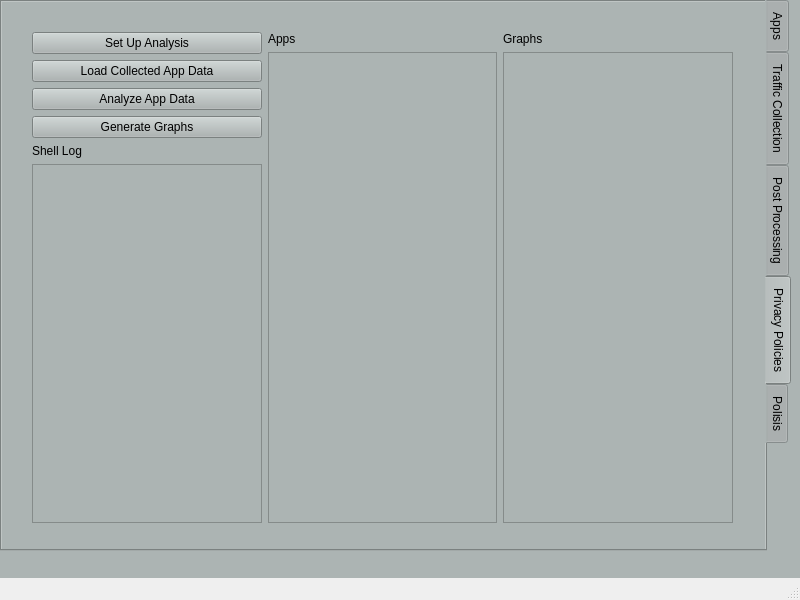
<?xml version="1.0" encoding="UTF-8"?>
<ui version="4.0">
 <class>MainWindow</class>
 <widget class="QMainWindow" name="MainWindow">
  <property name="geometry">
   <rect>
    <x>0</x>
    <y>0</y>
    <width>800</width>
    <height>600</height>
   </rect>
  </property>
  <property name="windowTitle">
   <string>MainWindow</string>
  </property>
  <property name="autoFillBackground">
   <bool>true</bool>
  </property>
  <widget class="QWidget" name="centralwidget">
   <property name="styleSheet">
    <string notr="true">background-color: rgb(172, 180, 179)</string>
   </property>
   <widget class="QWidget" name="horizontalLayoutWidget">
    <property name="geometry">
     <rect>
      <x>0</x>
      <y>0</y>
      <width>791</width>
      <height>551</height>
     </rect>
    </property>
    <layout class="QHBoxLayout" name="horizontalLayout">
     <item>
      <widget class="QTabWidget" name="tabWidget">
       <property name="sizePolicy">
        <sizepolicy hsizetype="Expanding" vsizetype="Expanding">
         <horstretch>0</horstretch>
         <verstretch>0</verstretch>
        </sizepolicy>
       </property>
       <property name="layoutDirection">
        <enum>Qt::LeftToRight</enum>
       </property>
       <property name="autoFillBackground">
        <bool>false</bool>
       </property>
       <property name="styleSheet">
        <string notr="true"/>
       </property>
       <property name="tabPosition">
        <enum>QTabWidget::East</enum>
       </property>
       <property name="currentIndex">
        <number>3</number>
       </property>
       <property name="tabsClosable">
        <bool>false</bool>
       </property>
       <property name="tabBarAutoHide">
        <bool>false</bool>
       </property>
       <widget class="QWidget" name="a_apps">
        <property name="styleSheet">
         <string notr="true"/>
        </property>
        <attribute name="title">
         <string>Apps</string>
        </attribute>
        <widget class="QFrame" name="app_layout_object">
         <property name="geometry">
          <rect>
           <x>110</x>
           <y>100</y>
           <width>601</width>
           <height>391</height>
          </rect>
         </property>
         <property name="sizePolicy">
          <sizepolicy hsizetype="Maximum" vsizetype="Maximum">
           <horstretch>0</horstretch>
           <verstretch>0</verstretch>
          </sizepolicy>
         </property>
         <layout class="QHBoxLayout" name="app_layout">
          <property name="sizeConstraint">
           <enum>QLayout::SetMaximumSize</enum>
          </property>
          <item>
           <widget class="QTableWidget" name="app_list_table">
            <property name="sizePolicy">
             <sizepolicy hsizetype="Expanding" vsizetype="Expanding">
              <horstretch>0</horstretch>
              <verstretch>0</verstretch>
             </sizepolicy>
            </property>
            <property name="rowCount">
             <number>0</number>
            </property>
            <property name="columnCount">
             <number>2</number>
            </property>
            <column/>
            <column/>
           </widget>
          </item>
          <item>
           <layout class="QFormLayout" name="formLayout">
            <property name="sizeConstraint">
             <enum>QLayout::SetMaximumSize</enum>
            </property>
            <item row="0" column="1">
             <widget class="QLabel" name="label">
              <property name="sizePolicy">
               <sizepolicy hsizetype="Maximum" vsizetype="Preferred">
                <horstretch>0</horstretch>
                <verstretch>0</verstretch>
               </sizepolicy>
              </property>
              <property name="maximumSize">
               <size>
                <width>16777215</width>
                <height>20</height>
               </size>
              </property>
              <property name="font">
               <font>
                <pointsize>13</pointsize>
               </font>
              </property>
              <property name="text">
               <string>App Corpus Configuration</string>
              </property>
             </widget>
            </item>
            <item row="1" column="1">
             <widget class="QPushButton" name="set_ovrseen_base_path">
              <property name="sizePolicy">
               <sizepolicy hsizetype="Preferred" vsizetype="Fixed">
                <horstretch>0</horstretch>
                <verstretch>0</verstretch>
               </sizepolicy>
              </property>
              <property name="text">
               <string>Choose OVRSeen Directory</string>
              </property>
             </widget>
            </item>
            <item row="2" column="1">
             <widget class="QPushButton" name="load_dataset_file">
              <property name="sizePolicy">
               <sizepolicy hsizetype="Preferred" vsizetype="Fixed">
                <horstretch>0</horstretch>
                <verstretch>0</verstretch>
               </sizepolicy>
              </property>
              <property name="text">
               <string>Load Dataset File</string>
              </property>
             </widget>
            </item>
            <item row="3" column="1">
             <widget class="QLabel" name="label_2">
              <property name="sizePolicy">
               <sizepolicy hsizetype="Maximum" vsizetype="Preferred">
                <horstretch>0</horstretch>
                <verstretch>0</verstretch>
               </sizepolicy>
              </property>
              <property name="maximumSize">
               <size>
                <width>16777215</width>
                <height>20</height>
               </size>
              </property>
              <property name="font">
               <font>
                <pointsize>13</pointsize>
               </font>
              </property>
              <property name="text">
               <string>Dataset Files:</string>
              </property>
             </widget>
            </item>
            <item row="4" column="1">
             <widget class="QListWidget" name="dataset_files">
              <property name="sizePolicy">
               <sizepolicy hsizetype="Preferred" vsizetype="Expanding">
                <horstretch>0</horstretch>
                <verstretch>0</verstretch>
               </sizepolicy>
              </property>
             </widget>
            </item>
            <item row="5" column="1">
             <widget class="QLabel" name="ovrseen_directory">
              <property name="sizePolicy">
               <sizepolicy hsizetype="Maximum" vsizetype="Expanding">
                <horstretch>0</horstretch>
                <verstretch>0</verstretch>
               </sizepolicy>
              </property>
              <property name="maximumSize">
               <size>
                <width>16777215</width>
                <height>20</height>
               </size>
              </property>
              <property name="font">
               <font>
                <pointsize>13</pointsize>
               </font>
              </property>
              <property name="text">
               <string>TextLabel</string>
              </property>
              <property name="alignment">
               <set>Qt::AlignLeading|Qt::AlignLeft|Qt::AlignVCenter</set>
              </property>
             </widget>
            </item>
           </layout>
          </item>
         </layout>
        </widget>
       </widget>
       <widget class="QWidget" name="a_trafficcollection">
        <attribute name="title">
         <string>Traffic Collection</string>
        </attribute>
        <widget class="QWidget" name="horizontalLayoutWidget_2">
         <property name="geometry">
          <rect>
           <x>30</x>
           <y>40</y>
           <width>681</width>
           <height>461</height>
          </rect>
         </property>
         <layout class="QHBoxLayout" name="traffic_collection_layout_internal">
          <item>
           <layout class="QFormLayout" name="formLayout_2">
            <property name="verticalSpacing">
             <number>6</number>
            </property>
            <item row="0" column="1">
             <widget class="QPushButton" name="clear_antmonitor_data">
              <property name="sizePolicy">
               <sizepolicy hsizetype="Minimum" vsizetype="Preferred">
                <horstretch>0</horstretch>
                <verstretch>0</verstretch>
               </sizepolicy>
              </property>
              <property name="maximumSize">
               <size>
                <width>16777215</width>
                <height>20</height>
               </size>
              </property>
              <property name="text">
               <string>Clear Antmonitor Data</string>
              </property>
             </widget>
            </item>
            <item row="1" column="1">
             <widget class="QPushButton" name="frida_libs">
              <property name="sizePolicy">
               <sizepolicy hsizetype="Preferred" vsizetype="Preferred">
                <horstretch>0</horstretch>
                <verstretch>0</verstretch>
               </sizepolicy>
              </property>
              <property name="maximumSize">
               <size>
                <width>16777215</width>
                <height>20</height>
               </size>
              </property>
              <property name="text">
               <string>Download Frida Libs</string>
              </property>
             </widget>
            </item>
            <item row="2" column="1">
             <widget class="QPushButton" name="unity_so_files">
              <property name="toolTip">
               <string>Click this to let the app find your downloaded unity so files, please select the directory of the unity so files zip</string>
              </property>
              <property name="text">
               <string>Move Unity Folder</string>
              </property>
             </widget>
            </item>
            <item row="3" column="1">
             <widget class="QPushButton" name="connect_oculus">
              <property name="text">
               <string>Connect to Oculus</string>
              </property>
             </widget>
            </item>
            <item row="6" column="1">
             <widget class="QTextEdit" name="textEdit_2">
              <property name="readOnly">
               <bool>true</bool>
              </property>
              <property name="markdown">
               <string>For additional information follow along with the traffic collection tab on the
wiki, however this automates many of the tasks required.

</string>
              </property>
             </widget>
            </item>
            <item row="4" column="1">
             <widget class="QPushButton" name="app_blacklist">
              <property name="toolTip">
               <string>Sets the list of apps that won't be used for traffic collection</string>
              </property>
              <property name="text">
               <string>Set App Blacklist</string>
              </property>
             </widget>
            </item>
            <item row="5" column="1">
             <widget class="QPushButton" name="pushButton">
              <property name="text">
               <string>Download APKs</string>
              </property>
             </widget>
            </item>
           </layout>
          </item>
          <item>
           <layout class="QVBoxLayout" name="verticalLayout_3">
            <item>
             <widget class="QLabel" name="label_3">
              <property name="text">
               <string>Shell Log</string>
              </property>
             </widget>
            </item>
            <item>
             <widget class="QTextEdit" name="textEdit">
              <property name="readOnly">
               <bool>true</bool>
              </property>
             </widget>
            </item>
            <item>
             <widget class="QPushButton" name="pushButton_2">
              <property name="text">
               <string>Clear Log</string>
              </property>
             </widget>
            </item>
           </layout>
          </item>
         </layout>
        </widget>
       </widget>
       <widget class="QWidget" name="b_post_processing">
        <attribute name="title">
         <string>Post Processing</string>
        </attribute>
        <widget class="QWidget" name="horizontalLayoutWidget_4">
         <property name="geometry">
          <rect>
           <x>40</x>
           <y>30</y>
           <width>581</width>
           <height>431</height>
          </rect>
         </property>
         <layout class="QHBoxLayout" name="horizontalLayout_3">
          <item>
           <widget class="QPushButton" name="pushButton_3">
            <property name="text">
             <string>PushButton</string>
            </property>
           </widget>
          </item>
          <item>
           <widget class="QTextEdit" name="textEdit_3">
            <property name="html">
             <string>&lt;!DOCTYPE HTML PUBLIC &quot;-//W3C//DTD HTML 4.0//EN&quot; &quot;http://www.w3.org/TR/REC-html40/strict.dtd&quot;&gt;
&lt;html&gt;&lt;head&gt;&lt;meta name=&quot;qrichtext&quot; content=&quot;1&quot; /&gt;&lt;meta charset=&quot;utf-8&quot; /&gt;&lt;style type=&quot;text/css&quot;&gt;
p, li { white-space: pre-wrap; }
&lt;/style&gt;&lt;/head&gt;&lt;body style=&quot; font-family:'Segoe UI'; font-size:9pt; font-weight:400; font-style:normal;&quot;&gt;
&lt;p style=&quot; margin-top:0px; margin-bottom:0px; margin-left:0px; margin-right:0px; -qt-block-indent:0; text-indent:0px;&quot;&gt;Click here to download the required filter lists: &lt;a href=&quot;https://drive.google.com/uc?id=1rySec21Xx_t_x9T04KCX7W4oGUCtf3tt&quot;&gt;&lt;span style=&quot; text-decoration: underline; color:#007af4;&quot;&gt;google drive link&lt;/span&gt;&lt;/a&gt;&lt;/p&gt;
&lt;p style=&quot; margin-top:0px; margin-bottom:0px; margin-left:0px; margin-right:0px; -qt-block-indent:0; text-indent:0px;&quot;&gt;Then click &amp;quot;select filter lists&amp;quot; to set up your filters&lt;/p&gt;&lt;/body&gt;&lt;/html&gt;</string>
            </property>
           </widget>
          </item>
         </layout>
        </widget>
       </widget>
       <widget class="QWidget" name="c_privacypolicies">
        <attribute name="title">
         <string>Privacy Policies</string>
        </attribute>
        <widget class="QWidget" name="horizontalLayoutWidget_3">
         <property name="geometry">
          <rect>
           <x>30</x>
           <y>30</y>
           <width>701</width>
           <height>491</height>
          </rect>
         </property>
         <layout class="QHBoxLayout" name="horizontalLayout_2">
          <item>
           <layout class="QVBoxLayout" name="verticalLayout_4">
            <item>
             <widget class="QPushButton" name="pushButton_6">
              <property name="text">
               <string>Set Up Analysis</string>
              </property>
             </widget>
            </item>
            <item>
             <widget class="QPushButton" name="pushButton_5">
              <property name="text">
               <string>Load Collected App Data</string>
              </property>
             </widget>
            </item>
            <item>
             <widget class="QPushButton" name="pushButton_7">
              <property name="text">
               <string>Analyze App Data</string>
              </property>
             </widget>
            </item>
            <item>
             <widget class="QPushButton" name="pushButton_4">
              <property name="text">
               <string>Generate Graphs</string>
              </property>
             </widget>
            </item>
            <item>
             <widget class="QLabel" name="label_4">
              <property name="text">
               <string>Shell Log</string>
              </property>
             </widget>
            </item>
            <item>
             <widget class="QPlainTextEdit" name="plainTextEdit"/>
            </item>
           </layout>
          </item>
          <item>
           <layout class="QVBoxLayout" name="verticalLayout_5">
            <item>
             <widget class="QLabel" name="label_5">
              <property name="text">
               <string>Apps</string>
              </property>
             </widget>
            </item>
            <item>
             <widget class="QListWidget" name="listWidget_2"/>
            </item>
           </layout>
          </item>
          <item>
           <layout class="QVBoxLayout" name="verticalLayout_6">
            <item>
             <widget class="QLabel" name="label_6">
              <property name="text">
               <string>Graphs</string>
              </property>
             </widget>
            </item>
            <item>
             <widget class="QListWidget" name="listWidget"/>
            </item>
           </layout>
          </item>
         </layout>
        </widget>
       </widget>
       <widget class="QWidget" name="d_polisis">
        <attribute name="title">
         <string>Polisis</string>
        </attribute>
       </widget>
      </widget>
     </item>
    </layout>
   </widget>
  </widget>
  <widget class="QMenuBar" name="menubar">
   <property name="geometry">
    <rect>
     <x>0</x>
     <y>0</y>
     <width>800</width>
     <height>21</height>
    </rect>
   </property>
  </widget>
  <widget class="QStatusBar" name="statusbar"/>
 </widget>
 <resources/>
 <connections>
  <connection>
   <sender>load_dataset_file</sender>
   <signal>clicked()</signal>
   <receiver>MainWindow</receiver>
   <slot>loadAppCorpusFile()</slot>
   <hints>
    <hint type="sourcelabel">
     <x>497</x>
     <y>133</y>
    </hint>
    <hint type="destinationlabel">
     <x>399</x>
     <y>299</y>
    </hint>
   </hints>
  </connection>
  <connection>
   <sender>set_ovrseen_base_path</sender>
   <signal>clicked()</signal>
   <receiver>MainWindow</receiver>
   <slot>setOVRSeenDirectory()</slot>
   <hints>
    <hint type="sourcelabel">
     <x>497</x>
     <y>103</y>
    </hint>
    <hint type="destinationlabel">
     <x>399</x>
     <y>299</y>
    </hint>
   </hints>
  </connection>
 </connections>
 <slots>
  <slot>loadAppCorpusFile()</slot>
  <slot>setOVRSeenDirectory()</slot>
  <slot>closeWindow()</slot>
 </slots>
</ui>
